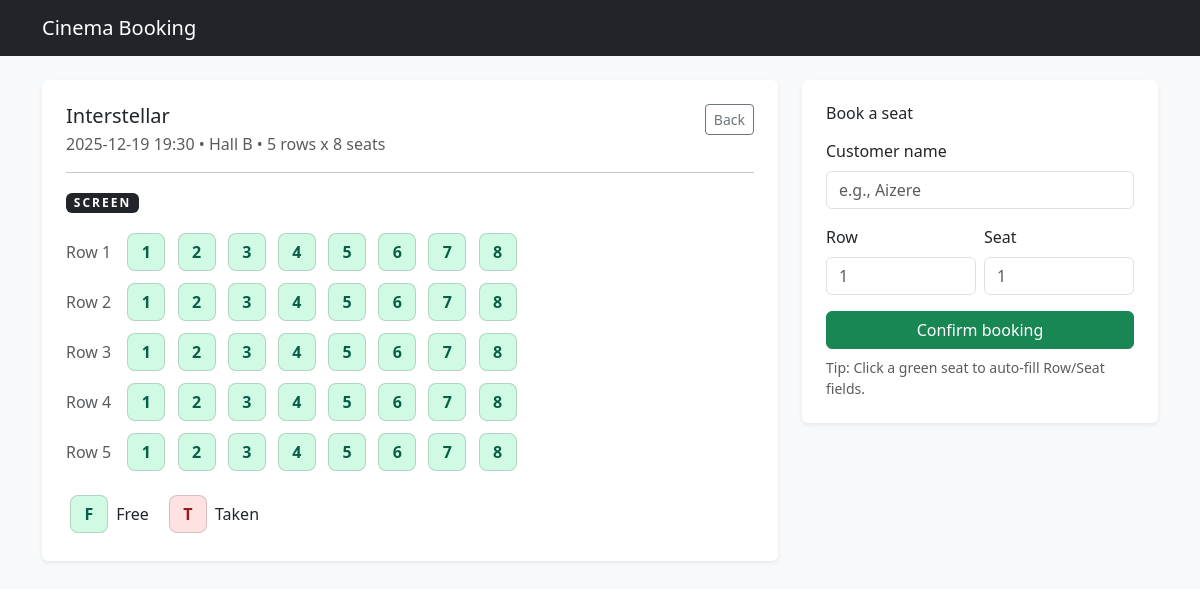
Page /screenings/2 on the committed database.
### app/models.py (models this page shows)
class Film(db.Model):
    __tablename__ = "films"
    id = db.Column(db.Integer, primary_key=True)
    title = db.Column(db.String(200), nullable=False)
    duration_min = db.Column(db.Integer, nullable=False)
    age_rating = db.Column(db.String(10), nullable=False)  # e.g., "PG-13"
    description = db.Column(db.Text, nullable=True)
    screenings = db.relationship("Screening", backref="film", lazy=True)

class Screening(db.Model):
    __tablename__ = "screenings"
    id = db.Column(db.Integer, primary_key=True)
    film_id = db.Column(db.Integer, db.ForeignKey("films.id"), nullable=False)
    hall_id = db.Column(db.Integer, db.ForeignKey("halls.id"), nullable=False)
    start_time = db.Column(db.DateTime, nullable=False)
    bookings = db.relationship("Booking", backref="screening", lazy=True, cascade="all, delete-orphan")

class Hall(db.Model):
    __tablename__ = "halls"
    id = db.Column(db.Integer, primary_key=True)
    name = db.Column(db.String(50), nullable=False, unique=True)
    rows = db.Column(db.Integer, nullable=False)
    seats_per_row = db.Column(db.Integer, nullable=False)
    screenings = db.relationship("Screening", backref="hall", lazy=True)

### app/routes.py (the view, shortened to what this page needs)
@main_bp.route("/screenings/<int:screening_id>", methods=["GET", "POST"])
def screening_detail(screening_id):
    screening = Screening.query.get_or_404(screening_id)
    hall = screening.hall
    bookings = Booking.query.filter_by(screening_id=screening.id).all()
    occupied = {(b.row_number, b.seat_number): b for b in bookings}
    return render_template(
        "screening.html",
        screening=screening,
        hall=hall,
        occupied=occupied
    )

### app/templates/screening.html
{% extends "base.html" %}
{% block content %}
  <div class="row g-4">
    <div class="col-lg-8">
      <div class="p-4 bg-white rounded shadow-sm">
        <div class="d-flex justify-content-between align-items-start">
          <div>
            <h1 class="h5 mb-1">{{ screening.film.title }}</h1>
            <div class="text-muted">
              {{ screening.start_time.strftime("%Y-%m-%d %H:%M") }} • {{ hall.name }} •
              {{ hall.rows }} rows x {{ hall.seats_per_row }} seats
            </div>
          </div>
          <a class="btn btn-sm btn-outline-secondary" href="{{ url_for('main.index') }}">Back</a>
        </div>
        <hr />
        <div class="mb-3">
          <span class="badge text-bg-dark screen-badge">SCREEN</span>
        </div>
        <div class="mb-3">
          {% for r in range(1, hall.rows + 1) %}
            <div class="mb-1">
              <span class="text-muted me-2">Row {{ r }}</span>
              {% for s in range(1, hall.seats_per_row + 1) %}
                {% if (r, s) in occupied %}
                  <span class="seat seat-taken" title="Taken">{{ s }}</span>
                {% else %}
                  <a
                    href="javascript:void(0)"
                    class="seat seat-free"
                    onclick="selectSeat({{ r }}, {{ s }})"
                    title="Free - click to select"
                  >{{ s }}</a>
                {% endif %}
              {% endfor %}
            </div>
          {% endfor %}
        </div>
        <div class="d-flex gap-3">
          <div><span class="seat seat-free">F</span> Free</div>
          <div><span class="seat seat-taken">T</span> Taken</div>
        </div>
      </div>
    </div>
    <div class="col-lg-4">
      <div class="p-4 bg-white rounded shadow-sm">
        <h2 class="h6 mb-3">Book a seat</h2>
        <form method="POST">
          <div class="mb-3">
            <label class="form-label">Customer name</label>
            <input class="form-control" name="customer_name" placeholder="e.g., Aizere" required />
          </div>
          <div class="row g-2 mb-3">
            <div class="col">
              <label class="form-label">Row</label>
              <input id="row_number" class="form-control" name="row_number" placeholder="1" required />
            </div>
            <div class="col">
              <label class="form-label">Seat</label>
              <input id="seat_number" class="form-control" name="seat_number" placeholder="1" required />
            </div>
          </div>
          <button class="btn btn-success w-100" type="submit">Confirm booking</button>
          <p class="text-muted small mt-2 mb-0">
            Tip: Click a green seat to auto-fill Row/Seat fields.
          </p>
        </form>
      </div>
    </div>
  </div>
{% endblock %}

### app/templates/base.html (style rules this page uses)
.seat { width: 38px; height: 38px; display: inline-flex; align-items: center; justify-content: center; margin: 4px; border-radius: 8px; font-weight: 600; text-decoration: none; border: 1px solid rgba(0,0,0,0.15); }
.seat-free { background: #d1fae5; color: #065f46; }
.seat-taken { background: #fee2e2; color: #991b1b; cursor: not-allowed; }
.screen-badge { letter-spacing: 2px; }

### rows in the picture
Film: film "Interstellar"
Screening: start_time "2025-12-19 19:30"
Hall: name "Hall B", rows "5", seats_per_row "8"

### other values in the picture
{{ r }} "1" "2" "3" "4" "5"
{{ s }} "1" "2" "3" "4" "5" "6" "7" "8" "1" "2" "3" "4" "5" "6" "7" "8" "1" "2" "3" "4" "5" "6" "7" "8" "1" "2" "3" "4" "5" "6" "7" "8" "1" "2" "3" "4" "5" "6" "7" "8"
